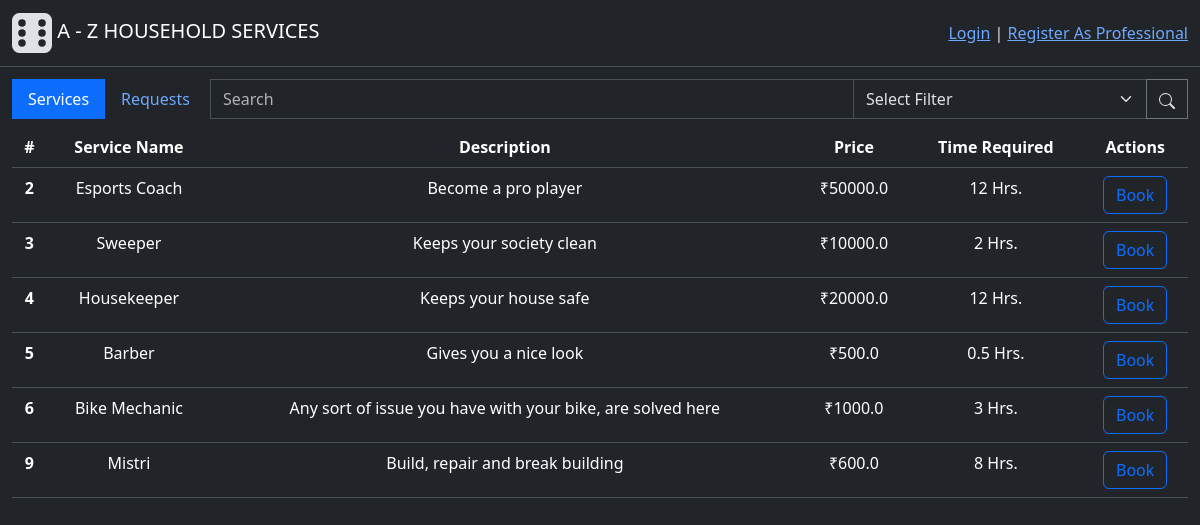
The page /user/services on the database its author committed.
### backend/modals.py (models this page shows)
class Service(db.Model):
    id = db.Column(db.Integer(), primary_key=True)
    name = db.Column(db.String(30),unique=True, nullable=False)
    desc = db.Column(db.String(500), nullable=False)
    time_required = db.Column(db.Integer(), nullable=False) # Time required (in Hrs)
    price = db.Column(db.Float(), nullable=False)
    status = db.Column(db.Integer(), nullable=False, default=1) # 0-inactive, 1-active
    service_requests = db.relationship("ServiceRequest", cascade="all, delete", backref="services", lazy=True) # For accessing all the service requests having common service
    def capitalised_name(self):
        return self.name.title()

### backend/controllers.py (the view)
@app.route("/user/services", methods=["GET", "POST"])
def user_services_tab():
    button_state = request.args.get("button_state", 1, type=int) # Accessing data send using url_for function, default=1
    services = Service.query.filter_by(status=1)
    return render_template("user_services_tab.html", services=services, button_state=button_state)

### templates/user_services_tab.html
{% extends "user_dashboard.html" %}
{% block subcontent %}
    <table class="table mt-2">
        <thead>
        <tr>
            <th scope="col">#</th>
            <th scope="col">Service Name</th>
            <th scope="col">Description</th>
            <th scope="col">Price</th>
            <th scope="col">Time Required</th>
            <th scope="col">Actions</th>
        </tr>
        </thead>
        <tbody>
            {% for service in services %}
                <tr>
                    <th scope="row">{{service.id}}</th>
                    <td>{{service.capitalised_name()}}</td>
                    <td style="max-width: 600px;">{{service.desc}}</td>
                    <td>&#8377;{{service.price}}</td>
                    <td>{{service.time_required}} Hrs.</td>
                    <td>
                        <form action="/user/services/create_request/{{service.id}}" method="POST">
                            <button type="submit" class="btn btn-outline-primary">Book</button>
                        </form>
                    </td>
                </tr>
            {% endfor %}
        </tbody>
    </table>
{% endblock %}

### rows shown on the page
Service: id "2", capitalised_name "Esports Coach", desc "Become a pro player", price "50000.0", time_required "12"
Service: id "3", capitalised_name "Sweeper", desc "Keeps your society clean", price "10000.0", time_required "2"
Service: id "4", capitalised_name "Housekeeper", desc "Keeps your house safe", price "20000.0", time_required "12"
Service: id "5", capitalised_name "Barber", desc "Gives you a nice look", price "500.0", time_required "0.5"
Service: id "6", capitalised_name "Bike Mechanic", desc "Any sort of issue you have with your bike, are solved here", price "1000.0", time_required "3"
Service: id "9", capitalised_name "Mistri", desc "Build, repair and break building", price "600.0", time_required "8"
